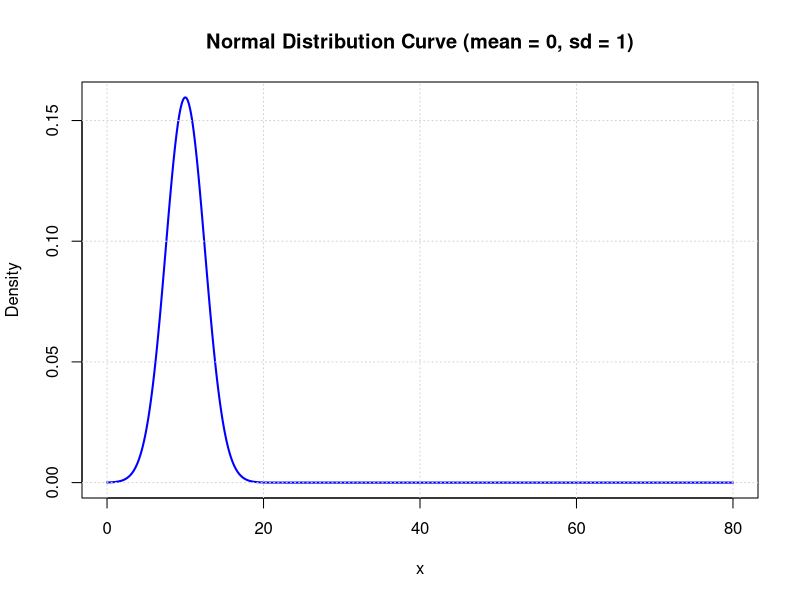

The R script that drew this image:
# Define the mean and standard deviation
mean <-10
sd <- 2.5

# Define a sequence of x-values
x <- seq(0, 80, length.out = 1000)  # From -4 to 4 standard deviations

# Calculate the corresponding y-values using dnorm()
y <- dnorm(x, mean = mean, sd = sd)

# Plot the normal curve
plot(x, y, type = "l", lwd = 2, col = "blue", 
     xlab = "x", ylab = "Density", 
     main = "Normal Distribution Curve (mean = 0, sd = 1)")

# Add a grid for better visualization
grid()